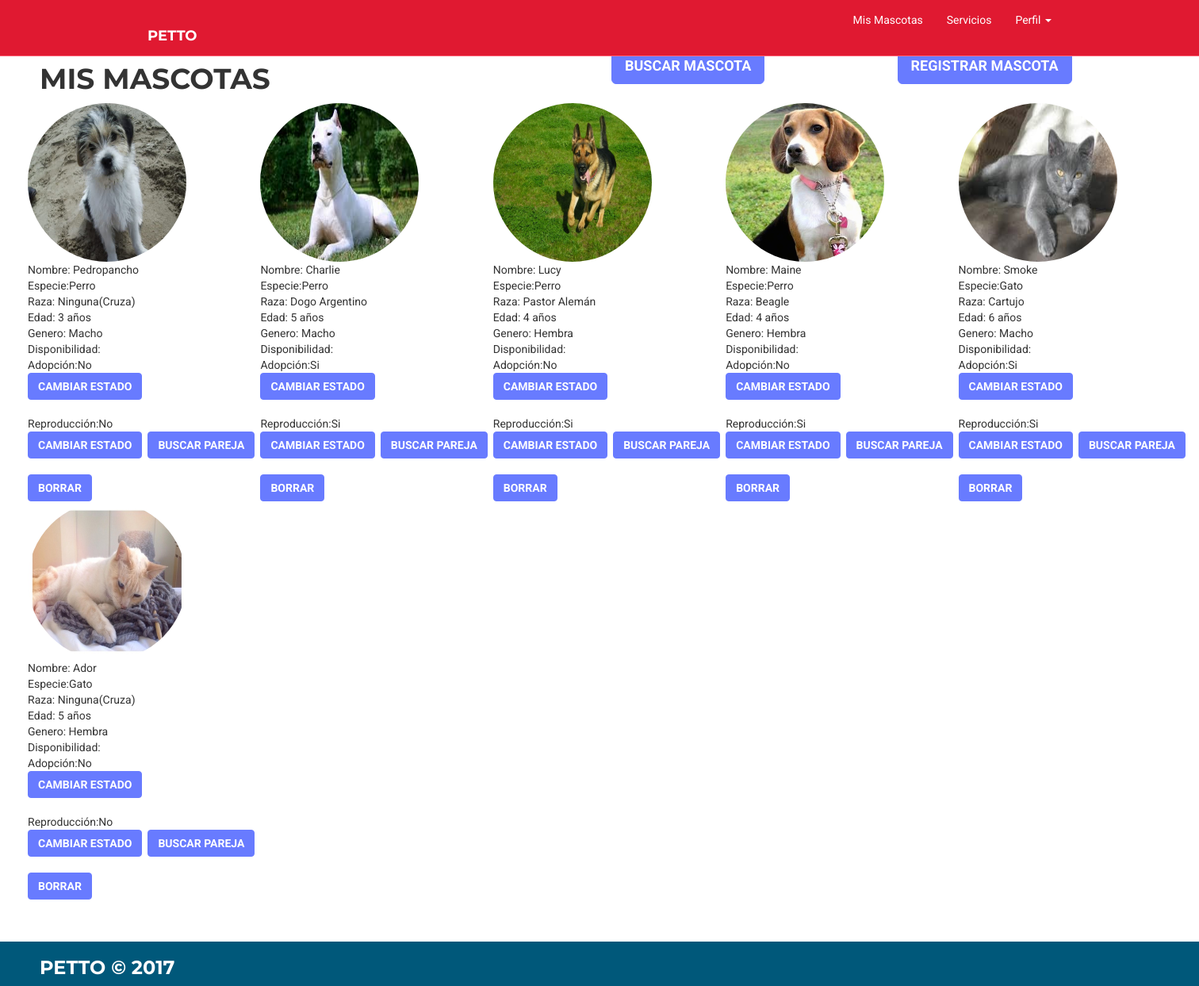
Page /pag/vistas/mismascotas.php (signed in) on the committed database.
### tables this page shows
CREATE TABLE `mascota` (
  `id_mascota` bigint(250) NOT NULL,
  `nombre` varchar(50) NOT NULL,
  `tipo` int(1) NOT NULL,
  `raza` varchar(100) NOT NULL,
  `edad` int(10) NOT NULL,
  `sexo` int(1) NOT NULL,
  `foto` varchar(200) NOT NULL,
  `disp_adop` int(1) NOT NULL DEFAULT '1',
  `disp_rep` int(1) NOT NULL DEFAULT '1',
  `id_ubicacion` bigint(200) NOT NULL,
  `id` bigint(250) NOT NULL,
  `latitud` decimal(20,18) NOT NULL,
  `longitud` decimal(20,18) NOT NULL
);

### pag/vistas/mismascotas.php (the view, shortened to what this page needs)
<!DOCTYPE html>
<html lang="es">
<?php include('../estructura/header.php'); ?>
	<div class="container-fluid">
		<div class="row">
			<div class="col-md-3">
				<h1>Mis Mascotas</h1>
			</div>
			<div class="col-md-3">
			</div>
			<div class="col-md-3">
	            <a href="http://localhost/Petto/pag/vistas/buscarmascota.php" id="buscamas" class="btn btn-primary btn-lg" data-toggle="modal">Buscar Mascota</a>
	        </div>
	        <div class="col-md-3">
	            <a href="#registrar" class="btn btn-primary btn-lg" data-toggle="modal">Registrar Mascota</a>
	        </div>
		</div>
		<div class="row">
			<?php
			include($_SERVER['DOCUMENT_ROOT']."/conexionbd/abrir_conexion.php");
			$id_usuario= $_SESSION['id_usuario'];
			$query = "SELECT * FROM mascota WHERE id='$id_usuario'";
			$resultado=mysqli_query($conexion,$query) or die(mysqli_error($conexion));
			$contador = 0;
			echo "<table><tr>";
			while ($fila = mysqli_fetch_array($resultado)) {
				echo "<td>";
				echo "<img class='img-circle' style='width: 200px; height: 200px' src='/pag/vistas/foto_mascota/$fila[foto]'<br><br>";
				echo "Nombre: $fila[nombre] <br>";
				echo "Especie:";
				if ($fila[tipo]==1) {
					echo "Perro<br>";
				}
				elseif($fila[tipo]==2) {
					echo "Gato<br>";
				}
				echo "Raza: $fila[raza] <br>";
				echo "Edad: $fila[edad] años <br>";
				echo "Genero: ";
				if ($fila[sexo]==1) {
					echo "Macho<br>";
				}
				elseif($fila[sexo]==2) {
					echo "Hembra<br>";
				}
				echo "Disponibilidad:<br>";
				echo "Adopción:";
				if ($fila[disp_adop]==1) {
					echo "No";
				}
				elseif($fila[disp_adop]==2) {
					echo "Si";
				}
				echo "<form action='dispadop.php' role='form' name='frm_ingreso' method='post'>
				<input class='form-control' type='hidden' name='mascota' id='mascota' value='$fila[id_mascota]' />
				<input class='btn btn-xl' name='Submit' type='submit' value='Cambiar estado'>
				</form>";
				echo "<br>Reproducción:";
				if ($fila[disp_rep]==1) {
					echo "No";
				}
				elseif($fila[disp_rep]==2) {
					echo "Si";
				}
				echo "<table><tr><td><form action='disprep.php' role='form' name='frm_ingreso' method='post'>
				<input class='form-control' type='hidden' name='mascota' id='mascota' value='$fila[id_mascota]' />
				<input class='btn btn-xl' name='Submit' type='submit' value='Cambiar Estado'>
				</form></td><td>&nbsp;&nbsp;</td>";
				echo "<td><form action='buscarpareja.php' role='form' name='frm_ingreso' method='post'>
				<input class='form-control' type='hidden' name='mascota' id='mascota' value='$fila[nombre]' />
				<input class='form-control' type='hidden' name='mascota_id' id='mascota_id' value='$fila[id_mascota]' />
				<input class='form-control' type='hidden' name='sexo' id='sexo' value='$fila[sexo]' />
				<input class='form-control' type='hidden' name='tipo' id='tipo' value='$fila[tipo]' />
				<input class='form-control' type='hidden' name='raza' id='raza' value='$fila[raza]' />
				<input class='btn btn-xl' name='Submit' type='submit' value='Buscar pareja'>
				</form></td></tr></table>";
				echo "<br><form action='borrarmascota.php' role='form' name='frm_ingreso' method='post'>
				<input class='form-control' type='hidden' name='mascota' id='mascota' value='$fila[id_mascota]' />
				<input class='btn btn-xl' name='Submit' type='submit' value='Borrar'>
				</form></td><td>&nbsp;&nbsp;";
				$contador++;
				if ($contador>4) {
					echo "</tr><tr>";
					$contador = 0;
				}
			}
			echo "</tr></table>";
			?>
		</div>
			<br><br>
		        <div><p><h1>&nbsp;</h1></p></div>
	</div>
	<?php include('../estructura/footer.php'); ?>
</body>
</html>

### pag/estructura/header.php (shortened to what this page needs)
<head>
	<link rel="stylesheet" href="https://maxcdn.bootstrapcdn.com/bootstrap/3.3.1/css/bootstrap.min.css">
	<link rel="stylesheet" type="text/css" href="/pag/css/estilo.css">
	<link href="/vendor/font-awesome/css/font-awesome.min.css" rel="stylesheet" type="text/css">
</head>
	<body>
<header>
	<nav class="navbar navbar-default navbar-fixed-top">
	  <div class="container">
	    <div class="navbar-header">
	     <h1><a class="navbar-brand" href="<?php echo($_SERVER['DOCUMENT_ROOT']).'/pag/inicio.php' ?>">Petto</a><h1>
	    </div>
	    <div class="collapse navbar-collapse" id="bs-example-navbar-collapse-1">
	      <ul class="nav navbar-nav navbar-right">
	      	<li><a href="http://localhost/Petto/pag/vistas/mismascotas.php">Mis Mascotas</a></li>
	        <li><a href="http://localhost/Petto/pag/vistas/servicios.php">Servicios</a></li>
	        <li class="dropdown">
	          <a href="#" class="dropdown-toggle" data-toggle="dropdown" role="button" aria-haspopup="true" aria-expanded="false">Perfil <span class="caret"></span></a>
	        </li>
	      </ul>
	    </div>
	  </div>
	</nav>
</header>

### pag/estructura/footer.php
<footer>
	<div id="footer" class="container-fluid">
		<h3>Petto &copy 2017</h3>
	</div>
</footer>

### pag/css/estilo.css (style rules this page uses)
body { padding-top: 60px; font-family: "Roboto", "Helvetica Neue", Helvetica, Arial, sans-serif; }
header { background: #E01931; margin-top: 0px; color: #fff; }
footer { background: #00587A; color: #fff; position:fixed; bottom: 0px; width: 100%; }
p { border-radius: 10px; }
.container-fluid { padding-left: 50px; padding-right: 50px; }
h1, h2, h3, h4 { font-family: "Montserrat", "Helvetica Neue", Helvetica, Arial, sans-serif; text-transform: uppercase; font-weight: 700; }
.btn-primary { color: white; background-color: #687BFF; border-color: #687BFF; font-family: "Roboto", "Helvetica Neue", Helvetica, Arial, sans-serif; text-transform: uppercase; font-weight: 700; }
.btn-xl { color: white; background-color: #687BFF; border-color: #687BFF; font-family: "Roboto", "Helvetica Neue", Helvetica, Arial, sans-serif; text-transform: uppercase; font-weight: 700; }
.navbar-default { top: 0px; background-color: #e01931; border-color: #ff6275; }
.navbar-default .navbar-brand { color: #ffffff; }
.navbar-default .navbar-nav > li > a { color: #ffffff; }
.navbar-default .navbar-collapse, .navbar-default .navbar-form { border-color: #ffffff; }

### rows in the picture
mascota: foto (picture), nombre "Pedropancho", tipo "Perro", raza "Ninguna(Cruza)", edad "3", sexo "Macho", disp_adop "No", disp_rep "No"
mascota: foto (picture), nombre "Charlie", tipo "Perro", raza "Dogo Argentino", edad "5", sexo "Macho", disp_adop "Si", disp_rep "Si"
mascota: foto (picture), nombre "Lucy", tipo "Perro", raza "Pastor Alemán", edad "4", sexo "Hembra", disp_adop "No", disp_rep "Si"
mascota: foto (picture), nombre "Maine", tipo "Perro", raza "Beagle", edad "4", sexo "Hembra", disp_adop "No", disp_rep "Si"
mascota: foto (picture), nombre "Smoke", tipo "Gato", raza "Cartujo", edad "6", sexo "Macho", disp_adop "Si", disp_rep "Si"
mascota: foto (picture), nombre "Ador", tipo "Gato", raza "Ninguna(Cruza)", edad "5", sexo "Hembra", disp_adop "No", disp_rep "No"
